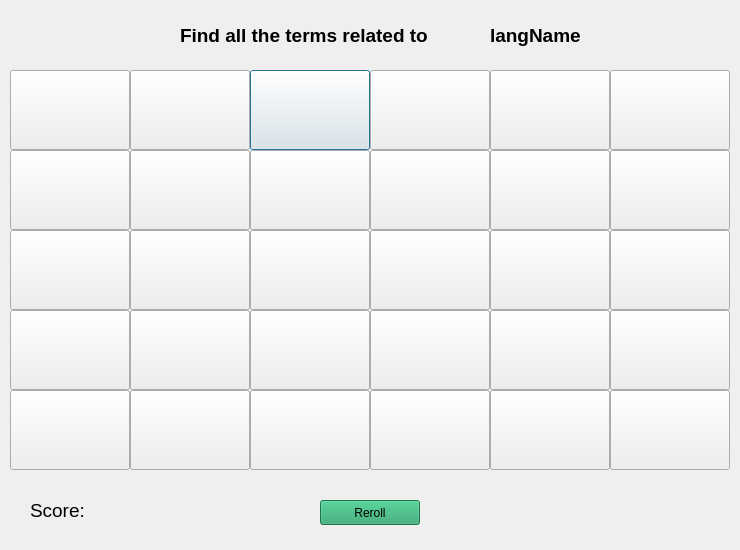
<?xml version="1.0" encoding="UTF-8"?>
<ui version="4.0">
 <class>Dialog</class>
 <widget class="QDialog" name="Dialog">
  <property name="geometry">
   <rect>
    <x>0</x>
    <y>0</y>
    <width>740</width>
    <height>550</height>
   </rect>
  </property>
  <property name="cursor">
   <cursorShape>PointingHandCursor</cursorShape>
  </property>
  <property name="windowTitle">
   <string>Sea++</string>
  </property>
  <property name="styleSheet">
   <string notr="true"/>
  </property>
  <widget class="QPushButton" name="pushButton_3">
   <property name="geometry">
    <rect>
     <x>250</x>
     <y>70</y>
     <width>120</width>
     <height>80</height>
    </rect>
   </property>
   <property name="text">
    <string/>
   </property>
  </widget>
  <widget class="QPushButton" name="pushButton_2">
   <property name="geometry">
    <rect>
     <x>130</x>
     <y>70</y>
     <width>120</width>
     <height>80</height>
    </rect>
   </property>
   <property name="text">
    <string/>
   </property>
  </widget>
  <widget class="QPushButton" name="pushButton_9">
   <property name="geometry">
    <rect>
     <x>250</x>
     <y>150</y>
     <width>120</width>
     <height>80</height>
    </rect>
   </property>
   <property name="text">
    <string/>
   </property>
  </widget>
  <widget class="QPushButton" name="pushButton_15">
   <property name="geometry">
    <rect>
     <x>250</x>
     <y>230</y>
     <width>120</width>
     <height>80</height>
    </rect>
   </property>
   <property name="text">
    <string/>
   </property>
  </widget>
  <widget class="QPushButton" name="pushButton_21">
   <property name="geometry">
    <rect>
     <x>250</x>
     <y>310</y>
     <width>120</width>
     <height>80</height>
    </rect>
   </property>
   <property name="text">
    <string/>
   </property>
  </widget>
  <widget class="QPushButton" name="pushButton_27">
   <property name="geometry">
    <rect>
     <x>250</x>
     <y>390</y>
     <width>120</width>
     <height>80</height>
    </rect>
   </property>
   <property name="text">
    <string/>
   </property>
  </widget>
  <widget class="QPushButton" name="pushButton_26">
   <property name="geometry">
    <rect>
     <x>130</x>
     <y>390</y>
     <width>120</width>
     <height>80</height>
    </rect>
   </property>
   <property name="text">
    <string/>
   </property>
  </widget>
  <widget class="QWidget" name="backgroundWidget" native="true">
   <property name="geometry">
    <rect>
     <x>0</x>
     <y>60</y>
     <width>740</width>
     <height>490</height>
    </rect>
   </property>
   <property name="styleSheet">
    <string notr="true"/>
   </property>
   <widget class="QLabel" name="backgroundLabel">
    <property name="geometry">
     <rect>
      <x>0</x>
      <y>-60</y>
      <width>740</width>
      <height>550</height>
     </rect>
    </property>
    <property name="text">
     <string/>
    </property>
   </widget>
  </widget>
  <widget class="QLabel" name="puzzleInstructions">
   <property name="geometry">
    <rect>
     <x>180</x>
     <y>10</y>
     <width>350</width>
     <height>50</height>
    </rect>
   </property>
   <property name="font">
    <font>
     <pointsize>14</pointsize>
     <weight>75</weight>
     <bold>true</bold>
    </font>
   </property>
   <property name="text">
    <string>Find all the terms related to </string>
   </property>
   <property name="alignment">
    <set>Qt::AlignLeading|Qt::AlignLeft|Qt::AlignVCenter</set>
   </property>
  </widget>
  <widget class="QLabel" name="langName">
   <property name="geometry">
    <rect>
     <x>490</x>
     <y>10</y>
     <width>150</width>
     <height>50</height>
    </rect>
   </property>
   <property name="sizePolicy">
    <sizepolicy hsizetype="Preferred" vsizetype="Preferred">
     <horstretch>0</horstretch>
     <verstretch>0</verstretch>
    </sizepolicy>
   </property>
   <property name="font">
    <font>
     <pointsize>14</pointsize>
     <weight>75</weight>
     <bold>true</bold>
    </font>
   </property>
   <property name="text">
    <string>langName</string>
   </property>
   <property name="alignment">
    <set>Qt::AlignLeading|Qt::AlignLeft|Qt::AlignVCenter</set>
   </property>
   <property name="indent">
    <number>-1</number>
   </property>
  </widget>
  <widget class="QPushButton" name="rerollButton">
   <property name="geometry">
    <rect>
     <x>320</x>
     <y>500</y>
     <width>100</width>
     <height>25</height>
    </rect>
   </property>
   <property name="styleSheet">
    <string notr="true">background-color: rgb(38, 162, 105)</string>
   </property>
   <property name="text">
    <string>Reroll</string>
   </property>
  </widget>
  <widget class="QLabel" name="scoreLabel">
   <property name="geometry">
    <rect>
     <x>30</x>
     <y>490</y>
     <width>130</width>
     <height>40</height>
    </rect>
   </property>
   <property name="font">
    <font>
     <pointsize>14</pointsize>
    </font>
   </property>
   <property name="text">
    <string>Score: </string>
   </property>
  </widget>
  <widget class="QPushButton" name="pushButton_7">
   <property name="geometry">
    <rect>
     <x>10</x>
     <y>150</y>
     <width>120</width>
     <height>80</height>
    </rect>
   </property>
   <property name="text">
    <string/>
   </property>
  </widget>
  <widget class="QPushButton" name="pushButton_14">
   <property name="geometry">
    <rect>
     <x>130</x>
     <y>230</y>
     <width>120</width>
     <height>80</height>
    </rect>
   </property>
   <property name="text">
    <string/>
   </property>
  </widget>
  <widget class="QPushButton" name="pushButton_8">
   <property name="geometry">
    <rect>
     <x>130</x>
     <y>150</y>
     <width>120</width>
     <height>80</height>
    </rect>
   </property>
   <property name="text">
    <string/>
   </property>
  </widget>
  <widget class="QPushButton" name="pushButton_1">
   <property name="geometry">
    <rect>
     <x>10</x>
     <y>70</y>
     <width>120</width>
     <height>80</height>
    </rect>
   </property>
   <property name="text">
    <string/>
   </property>
  </widget>
  <widget class="QPushButton" name="pushButton_29">
   <property name="geometry">
    <rect>
     <x>490</x>
     <y>390</y>
     <width>120</width>
     <height>80</height>
    </rect>
   </property>
   <property name="text">
    <string/>
   </property>
  </widget>
  <widget class="QPushButton" name="pushButton_23">
   <property name="geometry">
    <rect>
     <x>490</x>
     <y>310</y>
     <width>120</width>
     <height>80</height>
    </rect>
   </property>
   <property name="text">
    <string/>
   </property>
  </widget>
  <widget class="QPushButton" name="pushButton_17">
   <property name="geometry">
    <rect>
     <x>490</x>
     <y>230</y>
     <width>120</width>
     <height>80</height>
    </rect>
   </property>
   <property name="text">
    <string/>
   </property>
  </widget>
  <widget class="QPushButton" name="pushButton_11">
   <property name="geometry">
    <rect>
     <x>490</x>
     <y>150</y>
     <width>120</width>
     <height>80</height>
    </rect>
   </property>
   <property name="text">
    <string/>
   </property>
  </widget>
  <widget class="QPushButton" name="pushButton_5">
   <property name="geometry">
    <rect>
     <x>490</x>
     <y>70</y>
     <width>120</width>
     <height>80</height>
    </rect>
   </property>
   <property name="text">
    <string/>
   </property>
  </widget>
  <widget class="QPushButton" name="pushButton_28">
   <property name="geometry">
    <rect>
     <x>370</x>
     <y>390</y>
     <width>120</width>
     <height>80</height>
    </rect>
   </property>
   <property name="text">
    <string/>
   </property>
  </widget>
  <widget class="QPushButton" name="pushButton_22">
   <property name="geometry">
    <rect>
     <x>370</x>
     <y>310</y>
     <width>120</width>
     <height>80</height>
    </rect>
   </property>
   <property name="text">
    <string/>
   </property>
  </widget>
  <widget class="QPushButton" name="pushButton_16">
   <property name="geometry">
    <rect>
     <x>370</x>
     <y>230</y>
     <width>120</width>
     <height>80</height>
    </rect>
   </property>
   <property name="text">
    <string/>
   </property>
  </widget>
  <widget class="QPushButton" name="pushButton_10">
   <property name="geometry">
    <rect>
     <x>370</x>
     <y>150</y>
     <width>120</width>
     <height>80</height>
    </rect>
   </property>
   <property name="text">
    <string/>
   </property>
  </widget>
  <widget class="QPushButton" name="pushButton_4">
   <property name="geometry">
    <rect>
     <x>370</x>
     <y>70</y>
     <width>120</width>
     <height>80</height>
    </rect>
   </property>
   <property name="text">
    <string/>
   </property>
  </widget>
  <widget class="QPushButton" name="pushButton_24">
   <property name="geometry">
    <rect>
     <x>610</x>
     <y>310</y>
     <width>120</width>
     <height>80</height>
    </rect>
   </property>
   <property name="text">
    <string/>
   </property>
  </widget>
  <widget class="QPushButton" name="pushButton_30">
   <property name="geometry">
    <rect>
     <x>610</x>
     <y>390</y>
     <width>120</width>
     <height>80</height>
    </rect>
   </property>
   <property name="text">
    <string/>
   </property>
  </widget>
  <widget class="QPushButton" name="pushButton_18">
   <property name="geometry">
    <rect>
     <x>610</x>
     <y>230</y>
     <width>120</width>
     <height>80</height>
    </rect>
   </property>
   <property name="text">
    <string/>
   </property>
  </widget>
  <widget class="QPushButton" name="pushButton_12">
   <property name="geometry">
    <rect>
     <x>610</x>
     <y>150</y>
     <width>120</width>
     <height>80</height>
    </rect>
   </property>
   <property name="text">
    <string/>
   </property>
  </widget>
  <widget class="QPushButton" name="pushButton_6">
   <property name="geometry">
    <rect>
     <x>610</x>
     <y>70</y>
     <width>120</width>
     <height>80</height>
    </rect>
   </property>
   <property name="text">
    <string/>
   </property>
  </widget>
  <widget class="QPushButton" name="pushButton_13">
   <property name="geometry">
    <rect>
     <x>10</x>
     <y>230</y>
     <width>120</width>
     <height>80</height>
    </rect>
   </property>
   <property name="text">
    <string/>
   </property>
  </widget>
  <widget class="QPushButton" name="pushButton_20">
   <property name="geometry">
    <rect>
     <x>130</x>
     <y>310</y>
     <width>120</width>
     <height>80</height>
    </rect>
   </property>
   <property name="text">
    <string/>
   </property>
  </widget>
  <widget class="QPushButton" name="pushButton_19">
   <property name="geometry">
    <rect>
     <x>10</x>
     <y>310</y>
     <width>120</width>
     <height>80</height>
    </rect>
   </property>
   <property name="text">
    <string/>
   </property>
  </widget>
  <widget class="QPushButton" name="pushButton_25">
   <property name="geometry">
    <rect>
     <x>10</x>
     <y>390</y>
     <width>120</width>
     <height>80</height>
    </rect>
   </property>
   <property name="text">
    <string/>
   </property>
  </widget>
  <zorder>backgroundWidget</zorder>
  <zorder>pushButton_3</zorder>
  <zorder>pushButton_2</zorder>
  <zorder>pushButton_9</zorder>
  <zorder>pushButton_15</zorder>
  <zorder>pushButton_21</zorder>
  <zorder>pushButton_27</zorder>
  <zorder>pushButton_26</zorder>
  <zorder>puzzleInstructions</zorder>
  <zorder>langName</zorder>
  <zorder>rerollButton</zorder>
  <zorder>scoreLabel</zorder>
  <zorder>pushButton_7</zorder>
  <zorder>pushButton_14</zorder>
  <zorder>pushButton_8</zorder>
  <zorder>pushButton_1</zorder>
  <zorder>pushButton_29</zorder>
  <zorder>pushButton_23</zorder>
  <zorder>pushButton_17</zorder>
  <zorder>pushButton_11</zorder>
  <zorder>pushButton_5</zorder>
  <zorder>pushButton_28</zorder>
  <zorder>pushButton_22</zorder>
  <zorder>pushButton_16</zorder>
  <zorder>pushButton_10</zorder>
  <zorder>pushButton_4</zorder>
  <zorder>pushButton_24</zorder>
  <zorder>pushButton_30</zorder>
  <zorder>pushButton_18</zorder>
  <zorder>pushButton_12</zorder>
  <zorder>pushButton_6</zorder>
  <zorder>pushButton_13</zorder>
  <zorder>pushButton_20</zorder>
  <zorder>pushButton_19</zorder>
  <zorder>pushButton_25</zorder>
 </widget>
 <resources/>
 <connections/>
</ui>
